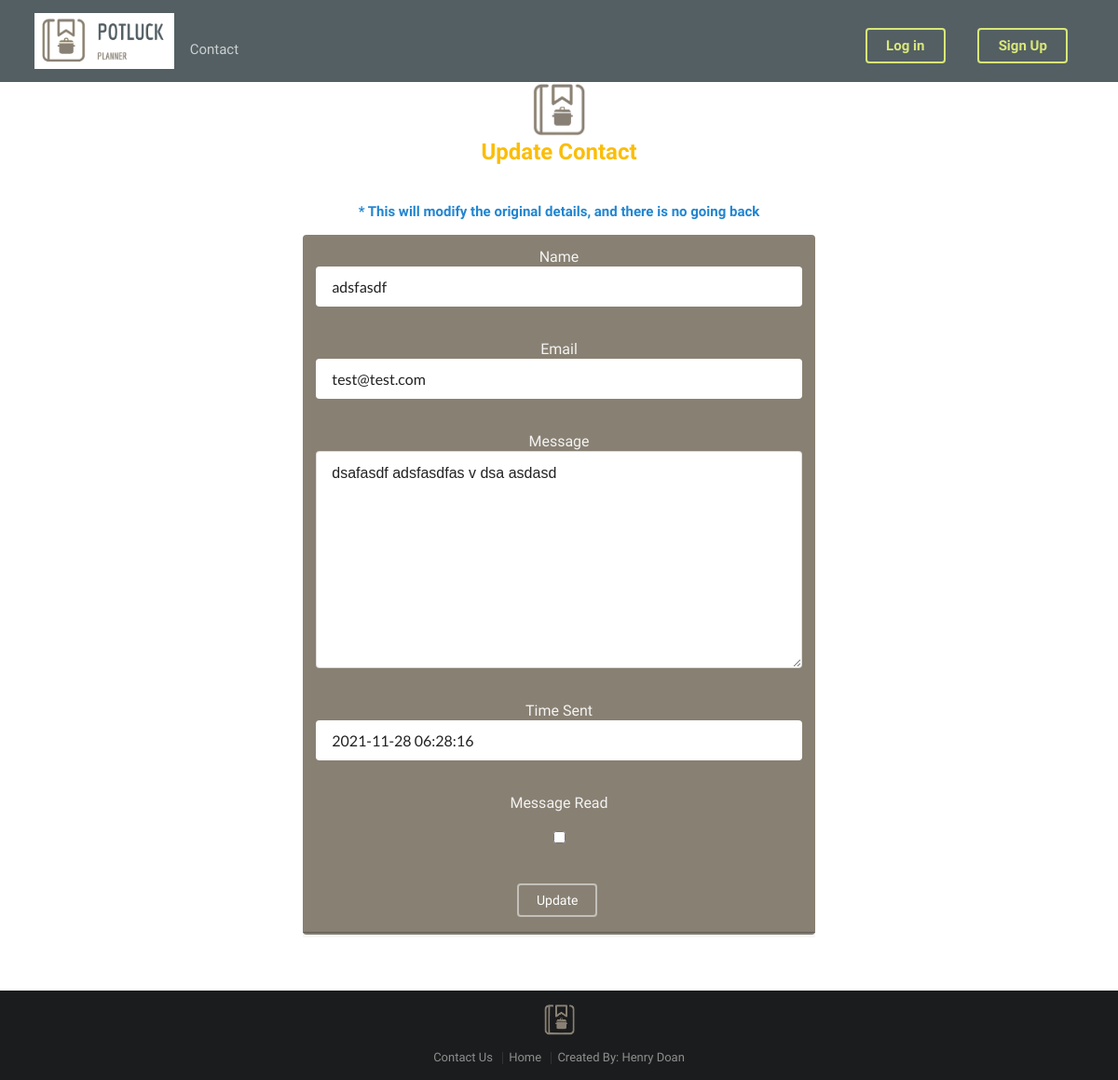
Page /contacts/3/update/ on the earlier database version.
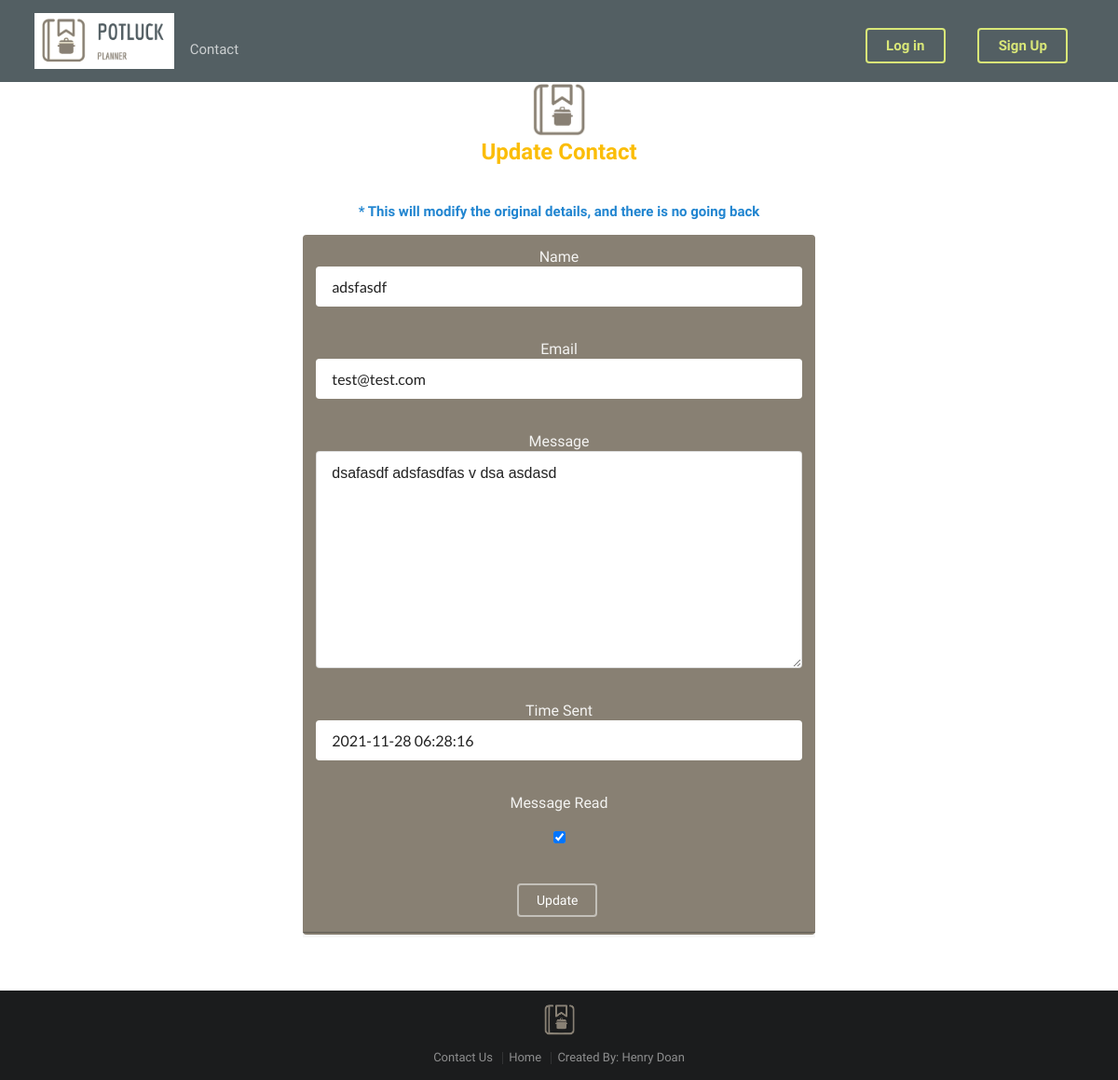
Same page on the later database version.
### planner/models.py (models this page shows, shortened)
class Contact(models.Model):
  name = models.CharField(max_length=200)
  email = models.CharField(max_length=200)
  msg = models.TextField(max_length=2000)
  time_sent = models.DateTimeField(default=now)
  msg_read = models.BooleanField(default=False)

### planner/views.py (the view)
# urls.py: path('contacts/<int:id>/update/', views.update_contact, name="update_contact"),
def update_contact(request, id):
  contact = Contact.objects.get(id=id)
  form = ContactForm(request.POST or None, instance=contact)
  if form.is_valid():
    form.save()
    return redirect('contacts')
  return render(request, 'planner/updatecontact.html', { 'form': form, 'contact': contact } )

### planner/forms.py
class ContactForm(forms.ModelForm):
  class Meta:
    model = Contact
    fields = ['name', 'email', 'msg', 'time_sent', 'msg_read']

### planner/templates/planner/updatecontact.html (shortened to what this page needs)
{% extends 'planner/base.html' %}
{% block body %}
  <div class="ui container">
    <div class="ui middle aligned center aligned grid">
      <div class="four wide column"></div>
      <div class="eight wide column">
        <h2 class="ui yellow image header">
          <img src="../../../pictures/logo-brown.png" class="image">
          <br />
          <div class="content">
            Update Contact
          </div>
        </h2>
        <h4 class="ui blue header">
          * This will modify the original details, and there is no going back
        </h4>
        <div class="ui stacked segment inverted" style="background: #888073">
          <form method="POST" class="ui large form inverted">
            {% for field in form %}
              <div class="field">
                {% if field.name == "msg" %}
                  Message
                {% elif field.name == "time_sent" %}
                  Time Sent
                {% elif field.name == "msg_read" %}
                  Message Read
                  <br />
                  <br />
                {% else %}
                  {{ field.name.title }}
                {% endif %}
                {{ field }}
              </div>
              <br />
            {% endfor %}
            <button type="submit" class="ui inverted olive basic button">Update</button>
          </form>
        </div>
      </div>
      <div class="four wide column"></div>
    </div>
  </div>
{%  endblock %}

Differences in the rows shown:
changed Contact "adsfasdf": msg_read "☐" → "☑"
